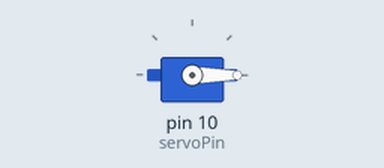
This sketch was run on a simulated Arduino Uno, built with avr-gcc and run on an emulated ATmega328P. Parts: servo. What the sketch prints to the serial monitor is not drawn.

Above: at 0.05 s.
At 4.0 s:
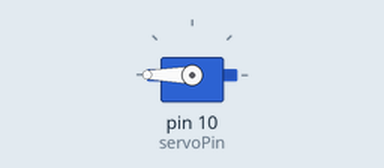
Timing chart, 0 to 5.2 s (numbered marks = the images above):
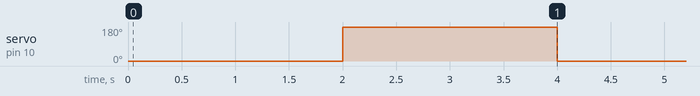

Measured:
- by itself, servo on pin 10 (servoPin): alternates 180° for 2.0 s and 0° for 2.0 s

The sketch:

AFTHY_MCU.ino
```cpp
 #include <Servo.h>
 int servoPin = 10; // connect servo to pin 10
Servo myServo = Servo();

void setup(void) {
  myServo.attach(servoPin);
  Serial.begin(9600); // begin serial monitor
  myServo.write(90);
}

void loop(void) {
    myServo.write(0);
    Serial.println("going to the left!");
    delay(2000);
    myServo.write(180);
    delay(2000);
}
```
